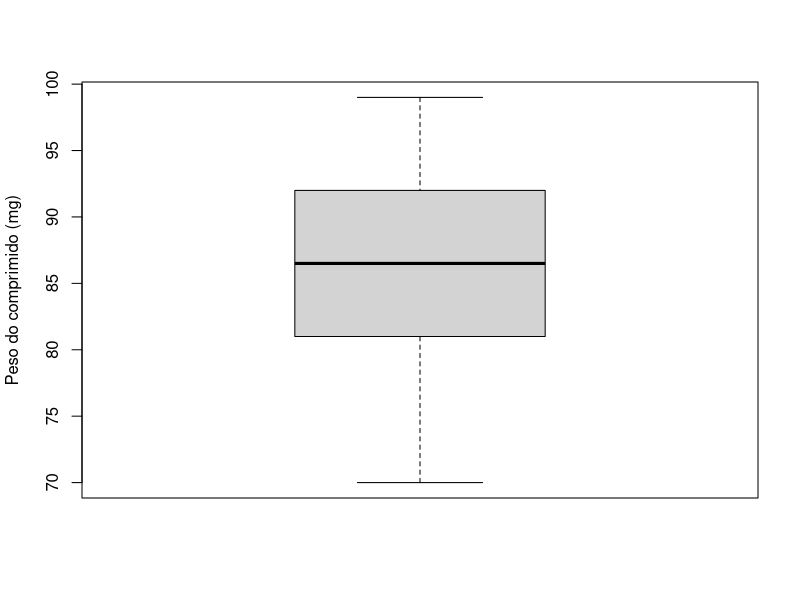

Recreate this plot in R.

#=========================================================================
# Conjunto de dados armazenando no objeto chamado �dados�.
# Aten��o separador decimal � �ponto� ( . )
#=========================================================================
Dados4.1.2=c (70 , 76 , 76 , 77 , 77 , 78 , 80 , 81 , 81 , 83 , 83 , 83 , 84 , 86 , 86 , 87 , 87 , 
88 , 89 , 90 , 90 , 91 , 92 ,92 , 93 , 94 , 94 , 95 , 98 , 99)

dados<-Dados4.1.2
sort(dados)  # ordena os dados ROL

#Calculando a m�dia
soma=sum(dados)
soma
n=length(dados)# Fun��o length() fornece o comprimento do objeto
n

media1=soma/n
media1


#usando a fun��o direta do R

media=mean(dados)
media

mediana=median(dados)
mediana

#moda para dados discretos
moda=subset(table(dados),table(dados)==max(table(dados)))
moda

#=============================================
#Medidas de variabilidade no R

#Amplitude total:

A = max(dados)- min(dados)
A

#============================================
# Verificando que a soma dos desvios em rela��o � m�dia � ZERO
#========================================
di=dados-media
di

soma_di=sum(di);round(soma_di,10)

Va1=(sum(di^2))/(n-1)
Va1
# vari�ncia
Va=var(dados)
Va
#desvio padr�o
DP=sd(dados)
DP

#coeficiente de varia��o
CV=(DP/media)*100
CV


#Para quartis

Q1=quantile(dados,.25,type=4)
Q1
Q3=quantile(dados,.75,type=4)
Q3

#Para percentis

quantile(dados,0.90,type=4)

#================================================
#  Calculando desvio interquart�lico e limites para 
#  identificar outlier
#==============================================

DQI<- Q3 - Q1
DQI

LI_q<- Q1-(1.5*DQI); LI_q

LS_q<- Q3+(1.5*DQI); LS_q


boxplot(dados, ylab="Peso do comprimido (mg)")


